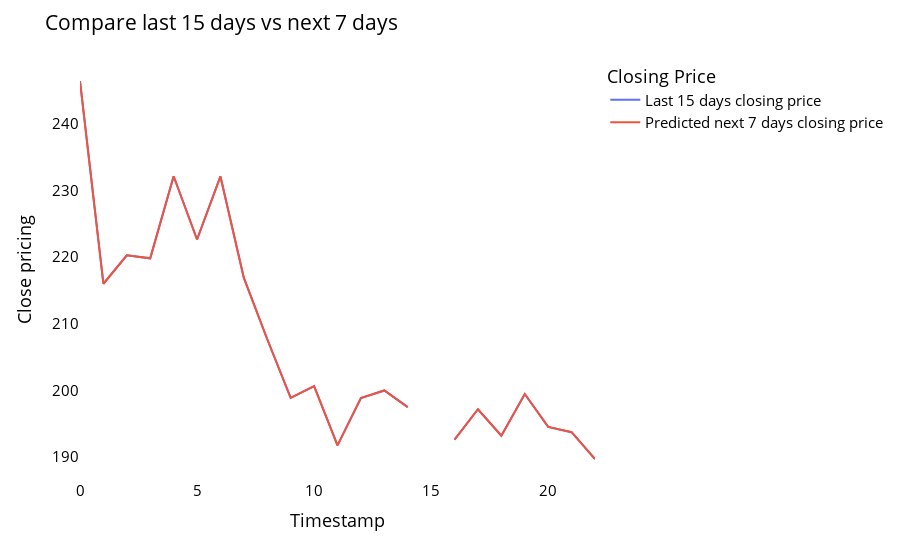

Notebook code cell kept with this figure:
### Code cell
#creating day arrays for plotting
last_days=np.arange(1,time_step+1)
day_pred=np.arange(time_step+1,time_step+pred_days+1)
#plotting 7 days prediction
temp_mat = np.empty((len(last_days)+pred_days+1,1))
temp_mat[:] = np.nan
temp_mat = temp_mat.reshape(1,-1).tolist()[0]

lst_actual_days = temp_mat
nxt_pred_days = temp_mat

lst_actual_days[0:time_step+1] = scaled_data.inverse_transform(tsla_close_df[len(tsla_close_df)-time_step:]).reshape(1,-1).tolist()[0]
nxt_pred_days[time_step+1:] = scaled_data.inverse_transform(np.array(pred_output).reshape(-1,1)).reshape(1,-1).tolist()[0]

new_pred_plot = pd.DataFrame({
    'lst_actual_days':lst_actual_days,
    'nxt_pred_days':nxt_pred_days
})

names = cycle(['Last 15 days closing price','Predicted next 7 days closing price'])

fig = px.line(new_pred_plot,x=new_pred_plot.index, y=[new_pred_plot['lst_actual_days'],
                                                      new_pred_plot['nxt_pred_days']],
              labels={'value': 'Close pricing','index': 'Timestamp'})
fig.update_layout(title_text='Compare last 15 days vs next 7 days',
                  plot_bgcolor='white', font_size=15, font_color='black',legend_title_text='Closing Price')
fig.for_each_trace(lambda t:  t.update(name = next(names)))
fig.update_xaxes(showgrid=False)
fig.update_yaxes(showgrid=False)
fig.show()

### Figure 1 — Plotly figure (JSON) as saved in the notebook; plotly's stock layout.template omitted (floating-point values rounded to 4 significant figures)
{"data": [{"hovertemplate": "variable=lst_actual_days<br>Timestamp=%{x}<br>Close pricing=%{y}<extra></extra>", "legendgroup": "lst_actual_days", "line": {"color": "#636efa", "dash": "solid"}, "marker": {"symbol": "circle"}, "mode": "lines", "name": "Last 15 days closing price", "orientation": "v", "showlegend": true, "type": "scatter", "x": [0, 1, 2, 3, 4, 5, 6, 7, 8, 9, 10, 11, 12, 13, 14, 15, 16, 17, 18, 19, 20, 21, 22], "xaxis": "x", "y": [246.4, 216.0, 220.2, 219.8, 232.1, 222.6, 232.1, 216.9, 207.7, 198.9, 200.6, 191.8, 198.8, 200.0, 197.5, null, 192.6, 197.2, 193.2, 199.5, 194.5, 193.7, 189.7], "yaxis": "y"}, {"hovertemplate": "variable=nxt_pred_days<br>Timestamp=%{x}<br>Close pricing=%{y}<extra></extra>", "legendgroup": "nxt_pred_days", "line": {"color": "#EF553B", "dash": "solid"}, "marker": {"symbol": "circle"}, "mode": "lines", "name": "Predicted next 7 days closing price", "orientation": "v", "showlegend": true, "type": "scatter", "x": [0, 1, 2, 3, 4, 5, 6, 7, 8, 9, 10, 11, 12, 13, 14, 15, 16, 17, 18, 19, 20, 21, 22], "xaxis": "x", "y": [246.4, 216.0, 220.2, 219.8, 232.1, 222.6, 232.1, 216.9, 207.7, 198.9, 200.6, 191.8, 198.8, 200.0, 197.5, null, 192.6, 197.2, 193.2, 199.5, 194.5, 193.7, 189.7], "yaxis": "y"}], "layout": {"font": {"color": "black", "size": 15}, "legend": {"title": {"text": "Closing Price"}, "tracegroupgap": 0}, "margin": {"t": 60}, "plot_bgcolor": "white", "title": {"text": "Compare last 15 days vs next 7 days"}, "xaxis": {"anchor": "y", "domain": [0, 1], "showgrid": false, "title": {"text": "Timestamp"}}, "yaxis": {"anchor": "x", "domain": [0, 1], "showgrid": false, "title": {"text": "Close pricing"}}}}
